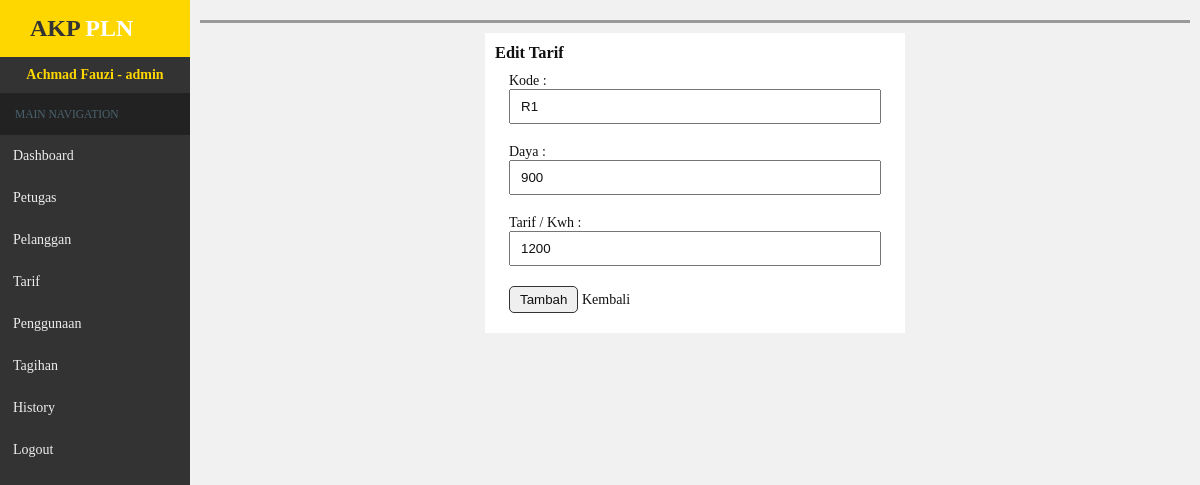
The page /admin/index.php?hal=tarif&aksi=edit&id=1 (signed in) on the database its author committed.
### tables this page shows
CREATE TABLE `tarif` (
  `id_tarif` int(11) NOT NULL,
  `kode` varchar(10) NOT NULL,
  `daya` varchar(20) NOT NULL,
  `tarifperkwh` int(20) NOT NULL
);

### admin/tarif_edit.php (the view, shortened to what this page needs)
<?php
$id = $_GET['id'];
$edit = $kdb->query("SELECT * FROM tarif WHERE id_tarif='$id'");
$row = $edit->fetch_assoc();
?>
<form action="" method="POST">
	<h3>Edit Tarif</h3>
	<table class="tb-create">
		<tr>
			<td>Kode :<br><input type="text" name="kode" value="<?php echo $row['kode']; ?>"class="input-field"></td>
		</tr>
		<tr>
			<td>Daya :<br><input type="text" name="daya" value="<?php echo $row['daya']; ?>"class="input-field"></td>
		</tr>
		<tr>
			<td>Tarif / Kwh :<br><input type="text" name="tarif" value="<?php echo $row['tarifperkwh']; ?>"class="input-field"></td>
		</tr>
		<tr>
			<td>
				<input type="submit" name="create" value="Tambah" class="btn">
				<a href="index.php?hal=tarif">Kembali</a>
			</td>
		</tr>
	</table>
	</form>

### admin/css/style.css (style rules this page uses)
* { margin:0;padding:0;box-sizing:border-box;list-style-type:none;text-decoration:none;color:#111; }
body { background-color:#f1f1f1;font-family:trebuchet MS;height:100%; }
.btn { border:1px solid #333;border-radius:5px;padding:5px 10px;cursor:pointer; }
table { border-collapse:collapse;margin-top:15px; }
th, td { padding:10px 4px; }
.tb-create { width:95%;max-width:450px;margin:auto; }
form { background-color:white;width:95%;max-width:30em;margin:auto;padding:10px; }
.input-field { padding:8px 10px;width:100%; }

### rows shown on the page
tarif: kode "R1", daya "900", tarif "1200"

### other values the page prints
$_SESSION['nama1'] "Achmad Fauzi"
$_SESSION['level1'] "admin"
